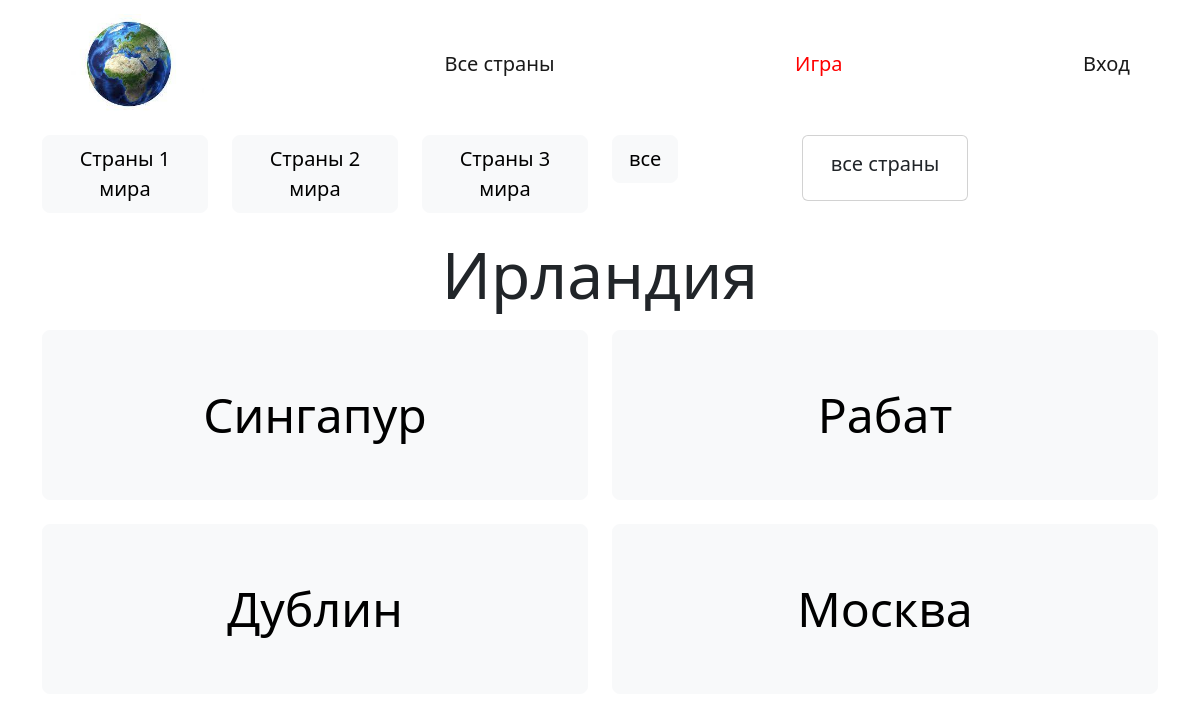
The page /start_game/ on the database its author committed.
### main/models.py (models this page shows, shortened)
class Group(models.Model):
    name = models.CharField(max_length=100, unique=True)
    class Meta:
        verbose_name = 'Группа стран'
        verbose_name_plural = 'Группы стран'
    def __str__(self):
        return self.name[:15]

class Country(models.Model):
    name = models.CharField('Название', max_length=100, unique=True)
    capital = models.CharField('Столица', max_length=100, unique=True)
    info = models.TextField('Информация', max_length=10000, blank=True, null=True)
    img_country = models.ImageField('Изображение страны', upload_to='country_image', blank=True, null=True)
    flag = models.ImageField('Флаг', upload_to='flag', blank=True, null=True)
    img_capital = models.ImageField('Изображение столицы', upload_to='capital_image', blank=True, null=True)
    сontinent = models.ForeignKey('Continent', verbose_name='Континент', on_delete=models.SET_NULL,
                                  null=True)
    group = models.ForeignKey('Group', verbose_name='Группа стран', on_delete=models.SET_NULL, blank=True,
                              null=True)
    class Meta:
        verbose_name = 'Страна'
        verbose_name_plural = 'Страны'
        ordering = ['name', ]
    def __str__(self):
        return self.name[:150]

### main/views.py (the view, shortened to what this page needs)
# urls.py: path('start_game/', start_game, name='start_game'),
def start_game(request):
    activ_link_game = True
    if request.GET.get('group'):
        utils.group_global = request.GET.get('group')
    game = utils.Game()
    groups = Group.objects.all()
    country = game.country
    capitals = game.cap_list_limited()
    form_capital = CapitalSelectForm()
    form_group = GroupSelectForm()
    try:
        actiual_group = Group.objects.get(id=utils.group_global)
    except:
        actiual_group = 'все страны'
    template = 'main/start_game.html'
    return render(request, template, locals())

### main/utils.py (called while the page is built)
    def cap_list_limited(self):
        capitals = [i.capital for i in self.country_set if i.capital != self.country.capital]
        random.shuffle(capitals)
        cap_list_limited = capitals[:3]
        cap_list_limited.append(self.country.capital)
        random.shuffle(cap_list_limited)
        return cap_list_limited

### main/templates/main/start_game.html (shortened to what this page needs)
{% extends 'main/base_templates/index.html' %}
{% block content %}
<div class="row">
    {% for group in groups %}
    <div class="col-2">
        <form name="form_group" action="">
            <button type="submit" class="btn btn-light btn-lg mt-2"
                    name="group" value="{{group.id}}">{{group}}
            </button>
        </form>
        <br>
    </div>
    {% endfor %}
    <div class="col-2">
        <form name="form_group" action="">
            <button type="submit" class="btn btn-light btn-lg mt-2"
                    name="group" value="all">все
            </button>
        </form>
        <br>
    </div>
    {% if actiual_group %}
    <div class="col-2 mt-2">
        <div class="card">
            <div class="card-body text-center">
                <h5>{{actiual_group}}</h5>
            </div>
        </div>
    </div>
    {% endif %}
</div>
<div class="text-center">
    <h1 class="display-3 mb-3">{{country}}</h1>
</div>
<div class="row">
    {% for i in capitals %}
    <div class="col-6">
        <form name="form_capital" action="">
            <button type="submit" class="btn btn-light btn-lg"
                    style="--bs-btn-padding-y: 3rem; --bs-btn-padding-x: 1rem; --bs-btn-font-size: 3rem; width: 100%;"
                    name="capital" value="{{i}}">{{i}}
            </button>
        </form>
        <br>
    </div>
    {% endfor %}
</div>
{% endblock content %}

### main/templates/main/base_templates/index.html (shortened to what this page needs)
{% load static %}
{% load crispy_forms_tags %}
<!doctype html>
<html lang="ru">
<head>
    <link href="https://cdn.jsdelivr.net/npm/bootstrap@5.2.0-beta1/dist/css/bootstrap.min.css" rel="stylesheet"
>
</head>
<body>
<div class="container">
    {% block nav %}
    <nav class="navbar">
        <div class="container-fluid">
            <a class="navbar-brand" href="#">
                <img alt="" width="150" height="100"
                     class="d-inline-block align-text-top">
            </a>
            <a class="navbar-brand" {% if activ_link_all %} style="color:red;" {% endif %} href="{% url 'training' %}">
                Все страны
            </a>
            <a class="navbar-brand" {% if activ_link_game %} style="color:red;" {% endif %} href="{% url 'start_game' %}">
                Игра
            </a>
            {% if user.is_authenticated %}
            <a class="navbar-brand" {% if activ_link_add %} style="color:red;" {% endif %} href="{% url 'add_country' %}">
                Добавить страну
            </a>
            <a class="navbar-brand" {% if activ_link_add %} style="color:red;" {% endif %} href="{% url 'logout' %}">
                Выход
            </a>
            {% else %}
            <a class="navbar-brand" {% if activ_link_add %} style="color:red;" {% endif %} href="{% url 'login' %}">
                Вход
            </a>
            {% endif %}
        </div>
    </nav>
    {% endblock nav %}
    {% block content %}
    {% endblock content %}
</div>
</body>
</html>

### rows shown on the page
Group: {{ group.id }} 1 (drawn), name "Страны 1 мира"
Group: {{ group.id }} 2 (drawn), name "Страны 2 мира"
Group: {{ group.id }} 3 (drawn), name "Страны 3 мира"
Country: name "Ирландия", capitals "Дублин"
Country: capitals "Сингапур"
Country: capitals "Рабат"
Country: capitals "Москва"

### other values the page prints
{{ actiual_group }} "все страны"
